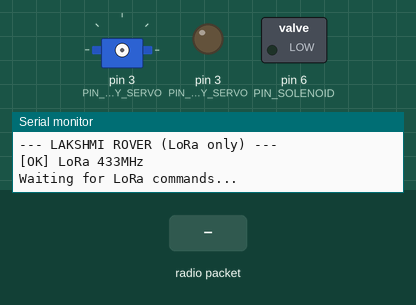
The sketch below on a simulated Arduino Nano, built with avr-gcc and run on an emulated ATmega328P. On the bench: servo, switched loads named in the sketch (green lamp = pin HIGH), output pins drawn as LEDs (lit = HIGH), the last lines printed to the serial monitor. The test bench sets the inputs (shaded band). No radio packets arrive unless stated.

Above: at 1.2 s.
1.3 s: radio packet "s" arrives
At 1.7 s:
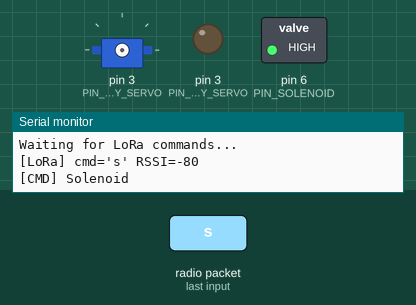
2.8 s: radio packet "d" arrives
4.3 s: radio packet "r" arrives
At 5.2 s:
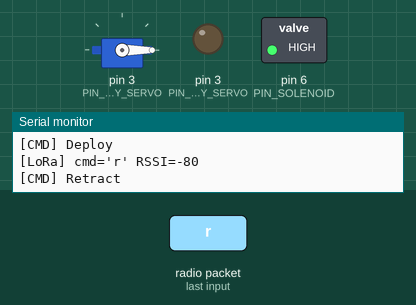
7.3 s: radio packet "D" arrives
At 8.7 s:
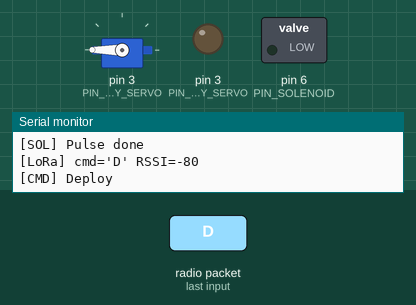
Timing chart, 0 to 9.8 s (numbered marks = the images above; inputs shaded):
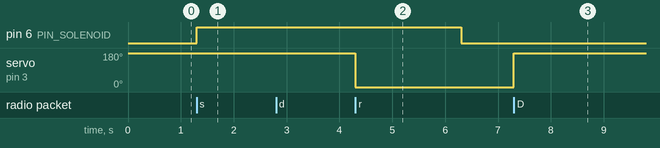

Measured:
- after the input at 1.3 s, pin 6 (PIN_SOLENOID): LOW → HIGH at once
- after the input at 4.3 s, servo on pin 3 (PIN_DEPLOY_SERVO): 180° → 0° at once
- after the input at 7.3 s, servo on pin 3 (PIN_DEPLOY_SERVO): 0° → 180° at once

The sketch:

bench_test.ino
```cpp
/*
 * PROJECT LAKSHMI — ROVER (LoRa commands ONLY, no serial input)
 *
 * Pins: D6=Solenoid, D3=Servo, D10=LoRa CS, D8=LoRa RST, D7=LoRa DIO0
 * All commands come from LoRa ground station only.
 * Serial Monitor is debug output only.
 */

#include <LoRa.h>
#include <SPI.h>
#include <Servo.h>

// ---- PINS ----
#define PIN_SOLENOID 6
#define PIN_DEPLOY_SERVO 3
#define PIN_LORA_CS 10
#define PIN_LORA_RST 8
#define PIN_LORA_DIO0 7

// ---- SETTINGS ----
#define SERVO_STOWED 0
#define SERVO_DEPLOYED 180
#define SOL_PULSE_MS 5000
#define LORA_FREQ 433E6

// ---- GLOBALS ----
Servo deployServo;
bool servoAttached = false;  // Don't attach until commanded
bool loraOK = false;

bool solFiring = false;
unsigned long solStart = 0;

bool seqRunning = false;
byte seqStep = 0;
unsigned long seqTimer = 0;

void handleCommand(char cmd);
void sendLoRaStatus(const char* msg);
void attachServoSafe();

// ============================================================
void setup() {
  Serial.begin(9600);
  Serial.println(F("--- LAKSHMI ROVER (LoRa only) ---"));

  pinMode(PIN_SOLENOID, OUTPUT);
  digitalWrite(PIN_SOLENOID, LOW);

  // Do NOT attach servo on boot — prevents auto-movement
  pinMode(PIN_DEPLOY_SERVO, OUTPUT);
  digitalWrite(PIN_DEPLOY_SERVO, LOW);

  LoRa.setPins(PIN_LORA_CS, PIN_LORA_RST, PIN_LORA_DIO0);
  if (LoRa.begin((long)LORA_FREQ)) {
    LoRa.setSyncWord(0x34);
    loraOK = true;
    Serial.println(F("[OK] LoRa 433MHz"));
  } else {
    Serial.println(F("[FAIL] LoRa!"));
  }

  Serial.println(F("Waiting for LoRa commands..."));
}

// ============================================================
void loop() {
  unsigned long now = millis();

  // ---- Auto-off solenoid ----
  if (solFiring && (now - solStart >= SOL_PULSE_MS)) {
    digitalWrite(PIN_SOLENOID, LOW);
    solFiring = false;
    Serial.println(F("[SOL] Pulse done"));
    sendLoRaStatus("SOL_OFF");
  }

  // ---- Full sequence ----
  if (seqRunning) {
    switch (seqStep) {
    case 0:
      digitalWrite(PIN_SOLENOID, HIGH);
      Serial.println(F("[SEQ] Solenoid ON"));
      sendLoRaStatus("SEQ_SOL_ON");
      seqStep = 1;
      seqTimer = now;
      break;
    case 1:
      if (now - seqTimer >= SOL_PULSE_MS) {
        digitalWrite(PIN_SOLENOID, LOW);
        Serial.println(F("[SEQ] Solenoid OFF"));
        seqStep = 2;
        seqTimer = now;
      }
      break;
    case 2:
      if (now - seqTimer >= 1000) {
        attachServoSafe();
        deployServo.write(SERVO_DEPLOYED);
        Serial.println(F("[SEQ] Servo DEPLOYED"));
        sendLoRaStatus("SEQ_DEPLOYED");
        seqStep = 3;
        seqTimer = now;
      }
      break;
    case 3:
      if (now - seqTimer >= 1000) {
        Serial.println(F("[SEQ] Complete"));
        sendLoRaStatus("SEQ_DONE");
        seqRunning = false;
        seqStep = 0;
      }
      break;
    }
  }

  // ---- LoRa receive ONLY ----
  int packetSize = LoRa.parsePacket();
  if (packetSize > 0) {
    char cmd = 0;
    while (LoRa.available()) {
      cmd = (char)LoRa.read();
    }
    // Only accept valid command characters
    if (cmd == 's' || cmd == 'S' ||
        cmd == 'd' || cmd == 'D' ||
        cmd == 'r' || cmd == 'R' ||
        cmd == 'o' || cmd == 'O' ||
        cmd == 'f' || cmd == 'F' ||
        cmd == '?') {
      Serial.print(F("[LoRa] cmd='"));
      Serial.print(cmd);
      Serial.print(F("' RSSI="));
      Serial.println(LoRa.packetRssi());
      handleCommand(cmd);
    }
  }
}

// ============================================================
void attachServoSafe() {
  if (!servoAttached) {
    deployServo.attach(PIN_DEPLOY_SERVO);
    servoAttached = true;
  }
}

// ============================================================
void handleCommand(char cmd) {
  switch (cmd) {
  case 's':
  case 'S':
    Serial.println(F("[CMD] Solenoid"));
    digitalWrite(PIN_SOLENOID, HIGH);
    solFiring = true;
    solStart = millis();
    sendLoRaStatus("SOL_ON");
    break;

  case 'd':
  case 'D':
    Serial.println(F("[CMD] Deploy"));
    attachServoSafe();
    deployServo.write(SERVO_DEPLOYED);
    sendLoRaStatus("DEPLOYED");
    break;

  case 'r':
  case 'R':
    Serial.println(F("[CMD] Retract"));
    attachServoSafe();
    deployServo.write(SERVO_STOWED);
    sendLoRaStatus("RETRACTED");
    break;

  case 'o':
  case 'O':
    Serial.println(F("[CMD] All OFF"));
    digitalWrite(PIN_SOLENOID, LOW);
    solFiring = false;
    if (servoAttached) {
      deployServo.write(SERVO_STOWED);
      deployServo.detach();
      servoAttached = false;
    }
    sendLoRaStatus("ALL_OFF");
    break;

  case 'f':
  case 'F':
    if (!seqRunning) {
      Serial.println(F("[CMD] Full sequence"));
      seqRunning = true;
      seqStep = 0;
      sendLoRaStatus("SEQ_START");
    }
    break;

  case '?':
    sendLoRaStatus(solFiring ? "STATUS:SOL_ON" : "STATUS:IDLE");
    break;
  }
}

// ============================================================
void sendLoRaStatus(const char* msg) {
  if (!loraOK) return;
  LoRa.beginPacket();
  LoRa.print("LK:");
  LoRa.print(msg);
  LoRa.endPacket(true);
}
```
